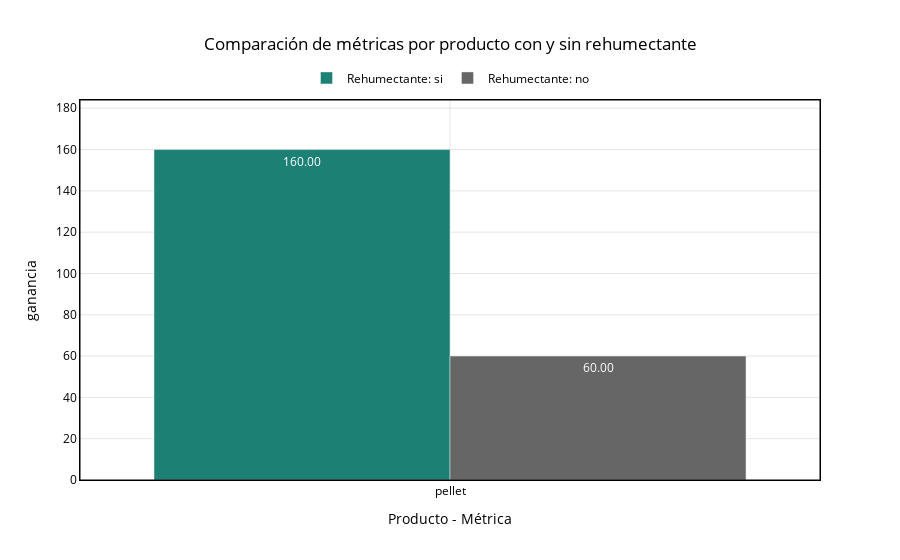

The notebook cell saved with this chart:
### Code cell
fig = rehumectante_comparison_plot_styled(
    raw[raw["producto"]=='pellet'],
    metrics=["ganancia",],
    show_percentage_change=False,
   #save_path=f"{ROOT_IMAGEN}/comparacion_rehumectante_ganancia.html",  # Aquí la ruta y formato
    save_format="html"
)
fig.show()
s3.save_plotly_html(fig, "comparacion_rehumectante_ganancia.html")

### Figure 1 — Plotly figure (JSON) as saved in the notebook; plotly's stock layout.template omitted (floating-point values rounded to 4 significant figures)
{"data": [{"marker": {"color": "#1c8074"}, "name": "Rehumectante: si", "text": ["160.00"], "textposition": "auto", "type": "bar", "x": ["pellet"], "y": [160]}, {"marker": {"color": "#666666"}, "name": "Rehumectante: no", "text": ["60.00"], "textposition": "auto", "type": "bar", "x": ["pellet"], "y": [60]}], "layout": {"barmode": "group", "legend": {"font": {"color": "black"}, "orientation": "h", "x": 0.5, "xanchor": "center", "y": 1.02, "yanchor": "bottom"}, "paper_bgcolor": "rgba(0,0,0,0)", "plot_bgcolor": "rgba(0,0,0,0)", "shapes": [{"line": {"color": "black", "width": 1}, "type": "rect", "x0": 0, "x1": 1, "xref": "paper", "y0": 0, "y1": 1, "yref": "paper"}], "title": {"font": {"color": "black"}, "text": "Comparación de métricas por producto con y sin rehumectante", "x": 0.5}, "xaxis": {"gridcolor": "rgba(0,0,0,0.1)", "linecolor": "black", "mirror": true, "showline": true, "tickfont": {"color": "black"}, "title": {"font": {"color": "black"}, "text": "Producto - Métrica"}}, "yaxis": {"gridcolor": "rgba(0,0,0,0.1)", "linecolor": "black", "mirror": true, "range": [0, 184], "showline": true, "tickfont": {"color": "black"}, "title": {"font": {"color": "black"}, "text": "ganancia"}}}}
